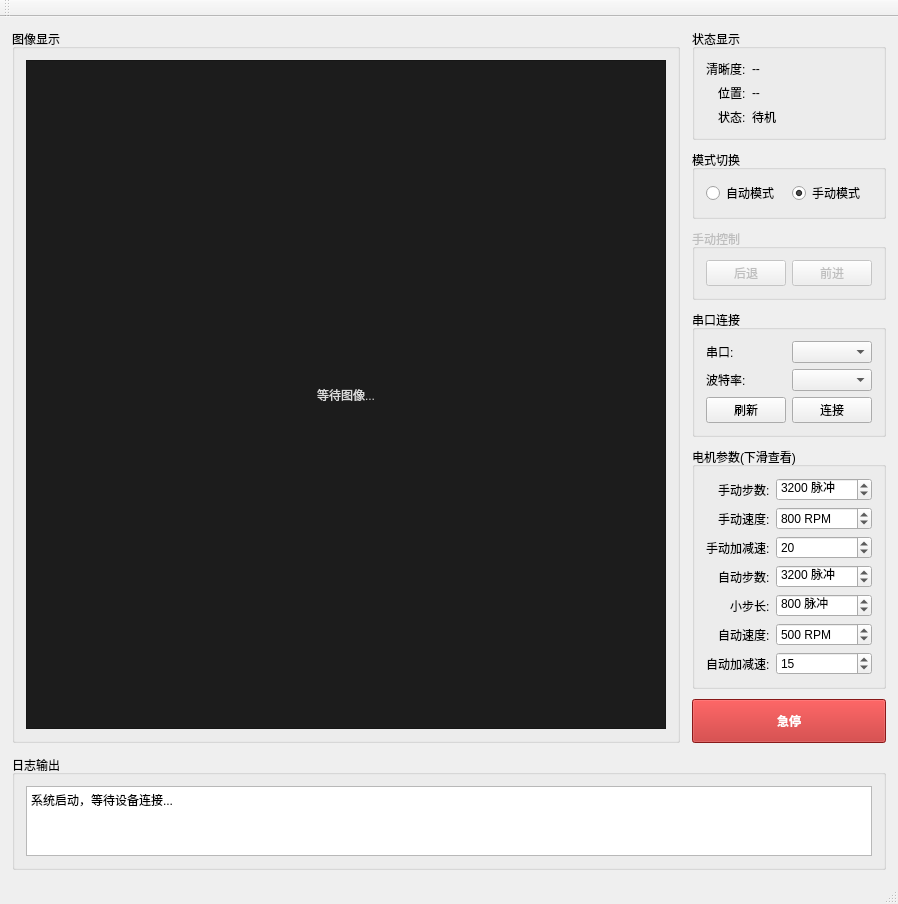
<?xml version="1.0" encoding="UTF-8"?>
<ui version="4.0">
 <class>DemoClass</class>
 <widget class="QMainWindow" name="DemoClass">
  <property name="geometry">
   <rect>
    <x>0</x>
    <y>0</y>
    <width>885</width>
    <height>835</height>
   </rect>
  </property>
  <property name="windowTitle">
   <string>自动对焦系统</string>
  </property>
  <widget class="QWidget" name="centralWidget">
   <layout class="QGridLayout" name="gridLayoutRoot" rowstretch="4,0" columnstretch="5,0">
    <property name="leftMargin">
     <number>12</number>
    </property>
    <property name="topMargin">
     <number>12</number>
    </property>
    <property name="rightMargin">
     <number>12</number>
    </property>
    <property name="bottomMargin">
     <number>12</number>
    </property>
    <property name="spacing">
     <number>12</number>
    </property>
    <item row="1" column="0" colspan="2">
     <widget class="QGroupBox" name="group_log">
      <property name="title">
       <string>日志输出</string>
      </property>
      <layout class="QVBoxLayout" name="verticalLayoutLog">
       <item>
        <widget class="QPlainTextEdit" name="text_log">
         <property name="readOnly">
          <bool>true</bool>
         </property>
         <property name="plainText">
          <string>系统启动，等待设备连接...</string>
         </property>
        </widget>
       </item>
      </layout>
     </widget>
    </item>
    <item row="0" column="1">
     <layout class="QVBoxLayout" name="verticalLayoutControlPanel">
      <property name="spacing">
       <number>10</number>
      </property>
      <property name="leftMargin">
       <number>0</number>
      </property>
      <property name="topMargin">
       <number>0</number>
      </property>
      <property name="rightMargin">
       <number>0</number>
      </property>
      <property name="bottomMargin">
       <number>0</number>
      </property>
      <item>
       <widget class="QGroupBox" name="group_status">
        <property name="title">
         <string>状态显示</string>
        </property>
        <layout class="QFormLayout" name="formLayoutStatus">
         <property name="labelAlignment">
          <set>Qt::AlignRight|Qt::AlignTrailing|Qt::AlignVCenter</set>
         </property>
         <item row="0" column="0">
          <widget class="QLabel" name="label_sharpnessTitle">
           <property name="text">
            <string>清晰度:</string>
           </property>
          </widget>
         </item>
         <item row="0" column="1">
          <widget class="QLabel" name="label_sharpness">
           <property name="text">
            <string>--</string>
           </property>
          </widget>
         </item>
         <item row="1" column="0">
          <widget class="QLabel" name="label_positionTitle">
           <property name="text">
            <string>位置:</string>
           </property>
          </widget>
         </item>
         <item row="1" column="1">
          <widget class="QLabel" name="label_position">
           <property name="text">
            <string>--</string>
           </property>
          </widget>
         </item>
         <item row="2" column="0">
          <widget class="QLabel" name="label_statusTitle">
           <property name="text">
            <string>状态:</string>
           </property>
          </widget>
         </item>
         <item row="2" column="1">
          <widget class="QLabel" name="label_status">
           <property name="text">
            <string>待机</string>
           </property>
          </widget>
         </item>
        </layout>
       </widget>
      </item>
      <item>
       <widget class="QGroupBox" name="group_mode">
        <property name="title">
         <string>模式切换</string>
        </property>
        <layout class="QHBoxLayout" name="horizontalLayout">
         <item>
          <widget class="QRadioButton" name="radio_auto">
           <property name="text">
            <string>自动模式</string>
           </property>
          </widget>
         </item>
         <item>
          <widget class="QRadioButton" name="radio_manual">
           <property name="text">
            <string>手动模式</string>
           </property>
           <property name="checked">
            <bool>true</bool>
           </property>
          </widget>
         </item>
        </layout>
       </widget>
      </item>
      <item>
       <widget class="QGroupBox" name="group_manual">
        <property name="enabled">
         <bool>false</bool>
        </property>
        <property name="title">
         <string>手动控制</string>
        </property>
        <layout class="QHBoxLayout" name="horizontalLayoutManual">
         <item>
          <widget class="QPushButton" name="btn_backward">
           <property name="text">
            <string>后退</string>
           </property>
          </widget>
         </item>
         <item>
          <widget class="QPushButton" name="btn_forward">
           <property name="text">
            <string>前进</string>
           </property>
          </widget>
         </item>
        </layout>
       </widget>
      </item>
      <item>
       <widget class="QGroupBox" name="group_serial">
        <property name="title">
         <string>串口连接</string>
        </property>
        <layout class="QGridLayout" name="gridLayoutSerial">
         <item row="0" column="1">
          <widget class="QComboBox" name="combo_serial"/>
         </item>
         <item row="2" column="1">
          <widget class="QPushButton" name="btn_connect">
           <property name="text">
            <string>连接</string>
           </property>
          </widget>
         </item>
         <item row="1" column="0">
          <widget class="QLabel" name="label_baudTitle">
           <property name="text">
            <string>波特率:</string>
           </property>
          </widget>
         </item>
         <item row="1" column="1">
          <widget class="QComboBox" name="combo_baud"/>
         </item>
         <item row="0" column="0">
          <widget class="QLabel" name="label_serialTitle">
           <property name="text">
            <string>串口:</string>
           </property>
          </widget>
         </item>
         <item row="2" column="0">
          <widget class="QPushButton" name="btn_refresh">
           <property name="text">
            <string>刷新</string>
           </property>
          </widget>
         </item>
        </layout>
       </widget>
      </item>
      <item>
       <widget class="QGroupBox" name="group_motor_params">
        <property name="title">
         <string>电机参数(下滑查看)</string>
        </property>
        <layout class="QFormLayout" name="formLayoutMotorParams">
         <property name="labelAlignment">
          <set>Qt::AlignRight|Qt::AlignTrailing|Qt::AlignVCenter</set>
         </property>
         <item row="0" column="0">
          <widget class="QLabel" name="label_manualStepTitle">
           <property name="text">
            <string>手动步数:</string>
           </property>
          </widget>
         </item>
         <item row="0" column="1">
          <widget class="QSpinBox" name="spin_manual_step">
           <property name="suffix">
            <string> 脉冲</string>
           </property>
           <property name="minimum">
            <number>1</number>
           </property>
           <property name="maximum">
            <number>1000000</number>
           </property>
           <property name="singleStep">
            <number>100</number>
           </property>
           <property name="value">
            <number>3200</number>
           </property>
          </widget>
         </item>
         <item row="1" column="0">
          <widget class="QLabel" name="label_manualSpeedTitle">
           <property name="text">
            <string>手动速度:</string>
           </property>
          </widget>
         </item>
         <item row="1" column="1">
          <widget class="QSpinBox" name="spin_manual_speed">
           <property name="suffix">
            <string> RPM</string>
           </property>
           <property name="minimum">
            <number>1</number>
           </property>
           <property name="maximum">
            <number>3000</number>
           </property>
           <property name="singleStep">
            <number>50</number>
           </property>
           <property name="value">
            <number>800</number>
           </property>
          </widget>
         </item>
         <item row="2" column="0">
          <widget class="QLabel" name="label_manualAccelerationTitle">
           <property name="text">
            <string>手动加减速:</string>
           </property>
          </widget>
         </item>
         <item row="2" column="1">
          <widget class="QSpinBox" name="spin_manual_acceleration">
           <property name="minimum">
            <number>1</number>
           </property>
           <property name="maximum">
            <number>255</number>
           </property>
           <property name="value">
            <number>20</number>
           </property>
          </widget>
         </item>
         <item row="3" column="0">
          <widget class="QLabel" name="label_autoStepTitle">
           <property name="text">
            <string>自动步数:</string>
           </property>
          </widget>
         </item>
         <item row="3" column="1">
          <widget class="QSpinBox" name="spin_auto_step">
           <property name="suffix">
            <string> 脉冲</string>
           </property>
           <property name="minimum">
            <number>1</number>
           </property>
           <property name="maximum">
            <number>1000000</number>
           </property>
           <property name="singleStep">
            <number>100</number>
           </property>
           <property name="value">
            <number>3200</number>
           </property>
          </widget>
         </item>
         <item row="4" column="0">
          <widget class="QLabel" name="label_autoFineStepTitle">
           <property name="text">
            <string>小步长:</string>
           </property>
          </widget>
         </item>
         <item row="4" column="1">
          <widget class="QSpinBox" name="spin_auto_fine_step">
           <property name="suffix">
            <string> 脉冲</string>
           </property>
           <property name="minimum">
            <number>1</number>
           </property>
           <property name="maximum">
            <number>3200</number>
           </property>
           <property name="singleStep">
            <number>50</number>
           </property>
           <property name="value">
            <number>800</number>
           </property>
          </widget>
         </item>
         <item row="5" column="0">
          <widget class="QLabel" name="label_autoSpeedTitle">
           <property name="text">
            <string>自动速度:</string>
           </property>
          </widget>
         </item>
         <item row="5" column="1">
          <widget class="QSpinBox" name="spin_auto_speed">
           <property name="suffix">
            <string> RPM</string>
           </property>
           <property name="minimum">
            <number>1</number>
           </property>
           <property name="maximum">
            <number>3000</number>
           </property>
           <property name="singleStep">
            <number>50</number>
           </property>
           <property name="value">
            <number>500</number>
           </property>
          </widget>
         </item>
         <item row="6" column="0">
          <widget class="QLabel" name="label_autoAccelerationTitle">
           <property name="text">
            <string>自动加减速:</string>
           </property>
          </widget>
         </item>
         <item row="6" column="1">
          <widget class="QSpinBox" name="spin_auto_acceleration">
           <property name="minimum">
            <number>1</number>
           </property>
           <property name="maximum">
            <number>255</number>
           </property>
           <property name="value">
            <number>15</number>
           </property>
          </widget>
         </item>
        </layout>
       </widget>
      </item>
      <item>
       <spacer name="verticalSpacerControl">
        <property name="orientation">
         <enum>Qt::Vertical</enum>
        </property>
        <property name="sizeHint" stdset="0">
         <size>
          <width>20</width>
          <height>40</height>
         </size>
        </property>
       </spacer>
      </item>
      <item>
       <widget class="QPushButton" name="btn_emergency_stop">
        <property name="minimumSize">
         <size>
          <width>0</width>
          <height>44</height>
         </size>
        </property>
        <property name="styleSheet">
         <string notr="true">QPushButton {
    background-color: rgb(190, 35, 35);
    color: white;
    font-weight: 600;
}
QPushButton:pressed {
    background-color: rgb(150, 25, 25);
}</string>
        </property>
        <property name="text">
         <string>急停</string>
        </property>
       </widget>
      </item>
     </layout>
    </item>
    <item row="0" column="0">
     <widget class="QGroupBox" name="group_image">
      <property name="title">
       <string>图像显示</string>
      </property>
      <layout class="QVBoxLayout" name="verticalLayoutImage">
       <item>
        <widget class="QLabel" name="label_image">
         <property name="minimumSize">
          <size>
           <width>640</width>
           <height>360</height>
          </size>
         </property>
         <property name="styleSheet">
          <string notr="true">background-color: rgb(28, 28, 28);
color: rgb(220, 220, 220);</string>
         </property>
         <property name="frameShape">
          <enum>QFrame::StyledPanel</enum>
         </property>
         <property name="frameShadow">
          <enum>QFrame::Sunken</enum>
         </property>
         <property name="text">
          <string>等待图像...</string>
         </property>
         <property name="scaledContents">
          <bool>false</bool>
         </property>
         <property name="alignment">
          <set>Qt::AlignCenter</set>
         </property>
        </widget>
       </item>
      </layout>
     </widget>
    </item>
   </layout>
  </widget>
  <widget class="QMenuBar" name="menuBar">
   <property name="geometry">
    <rect>
     <x>0</x>
     <y>0</y>
     <width>885</width>
     <height>22</height>
    </rect>
   </property>
  </widget>
  <widget class="QToolBar" name="mainToolBar">
   <attribute name="toolBarArea">
    <enum>TopToolBarArea</enum>
   </attribute>
   <attribute name="toolBarBreak">
    <bool>false</bool>
   </attribute>
  </widget>
  <widget class="QStatusBar" name="statusBar"/>
 </widget>
 <layoutdefault spacing="6" margin="11"/>
 <resources>
  <include location="Demo.qrc"/>
 </resources>
 <connections/>
</ui>
